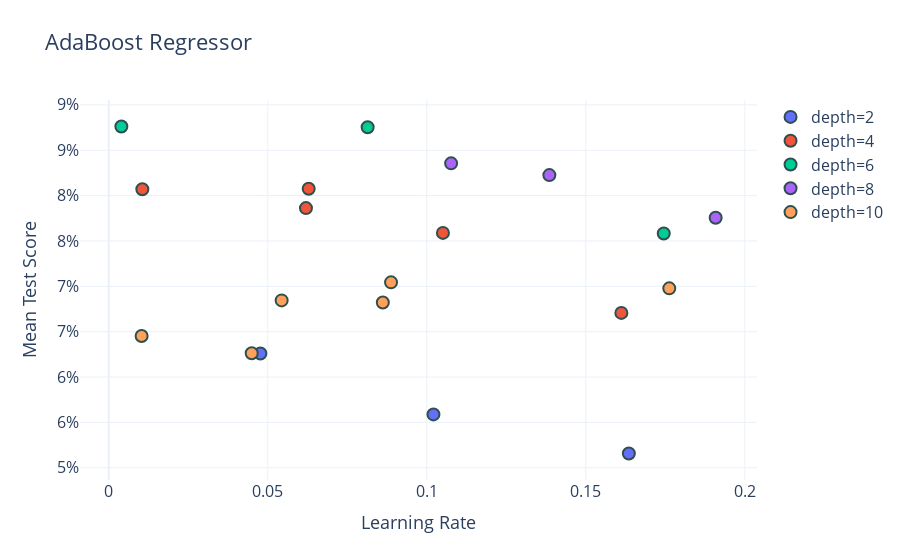

The code cell stored with this chart in its notebook:
### Markdown cell above
#### Plot results for adaptive boosting

### Code cell
results = pd.DataFrame(cv.cv_results_["params"])
results.columns = [x.split("__")[-1] for x in results.columns]
results["score"] = cv.cv_results_["mean_test_score"]

depths = np.sort(results.max_depth.unique())
traces = []
for depth in depths:
    d = results[results.max_depth==depth]
    trace = go.Scatter(
        x=d.learning_rate,
        y=d.score,
        mode="markers",
        marker=dict(
            size=12, 
            line=dict(
                width=2, 
                color="DarkSlateGrey"
            )
        ),
        hovertemplate="""
            max depth = %{depth}<br>
            learning rate = %{x:.2f}<br>
            mean score = %{y:.1%}<extra></extra>
            """,
        name = f"depth={depth}"
    )
    traces.append(trace)
fig = go.Figure()
for trace in traces: 
    fig.add_trace(trace)
fig.update_layout(
    title="AdaBoost Regressor",
    xaxis_title="Learning Rate",
    yaxis_title="Mean Test Score",
    yaxis_tickformat=".0%",
    template="plotly_white",
    xaxis_title_font_size=18,
    yaxis_title_font_size=18,
    font_size=16
)
fig.show()

### Figure 1 — Plotly figure (JSON) as saved in the notebook; plotly's stock layout.template omitted (floating-point values rounded to 4 significant figures)
{"data": [{"hovertemplate": "\n            max depth = %{depth}<br>\n            learning rate = %{x:.2f}<br>\n            mean score = %{y:.1%}<extra></extra>\n            ", "marker": {"line": {"color": "DarkSlateGrey", "width": 2}, "size": 12}, "mode": "markers", "name": "depth=2", "type": "scatter", "x": [0.04766, 0.1635, 0.1021], "y": [0.0626, 0.05157, 0.05588]}, {"hovertemplate": "\n            max depth = %{depth}<br>\n            learning rate = %{x:.2f}<br>\n            mean score = %{y:.1%}<extra></extra>\n            ", "marker": {"line": {"color": "DarkSlateGrey", "width": 2}, "size": 12}, "mode": "markers", "name": "depth=4", "type": "scatter", "x": [0.1051, 0.01055, 0.1612, 0.06286, 0.062], "y": [0.07589, 0.0807, 0.06707, 0.08076, 0.07862]}, {"hovertemplate": "\n            max depth = %{depth}<br>\n            learning rate = %{x:.2f}<br>\n            mean score = %{y:.1%}<extra></extra>\n            ", "marker": {"line": {"color": "DarkSlateGrey", "width": 2}, "size": 12}, "mode": "markers", "name": "depth=6", "type": "scatter", "x": [0.08139, 0.003951, 0.1745], "y": [0.08754, 0.08762, 0.07582]}, {"hovertemplate": "\n            max depth = %{depth}<br>\n            learning rate = %{x:.2f}<br>\n            mean score = %{y:.1%}<extra></extra>\n            ", "marker": {"line": {"color": "DarkSlateGrey", "width": 2}, "size": 12}, "mode": "markers", "name": "depth=8", "type": "scatter", "x": [0.1385, 0.1076, 0.1908], "y": [0.08226, 0.08355, 0.07755]}, {"hovertemplate": "\n            max depth = %{depth}<br>\n            learning rate = %{x:.2f}<br>\n            mean score = %{y:.1%}<extra></extra>\n            ", "marker": {"line": {"color": "DarkSlateGrey", "width": 2}, "size": 12}, "mode": "markers", "name": "depth=10", "type": "scatter", "x": [0.08616, 0.01032, 0.08875, 0.1762, 0.04494, 0.05435], "y": [0.06822, 0.06453, 0.07044, 0.06977, 0.06262, 0.06845]}], "layout": {"font": {"size": 16}, "title": {"text": "AdaBoost Regressor"}, "xaxis": {"title": {"font": {"size": 18}, "text": "Learning Rate"}}, "yaxis": {"tickformat": ".0%", "title": {"font": {"size": 18}, "text": "Mean Test Score"}}}}
